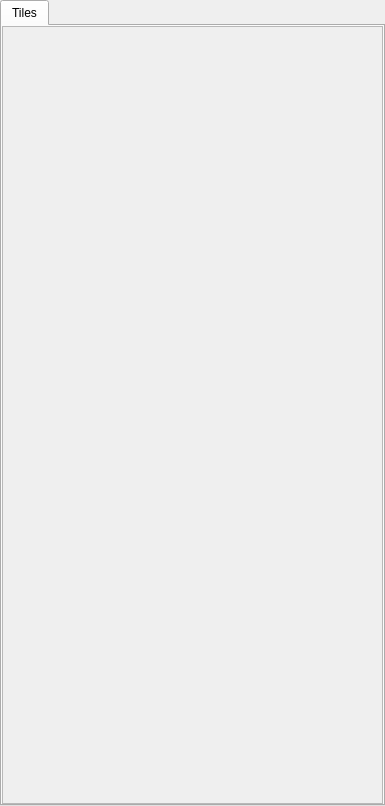
<?xml version="1.0" encoding="UTF-8"?>
<ui version="4.0">
 <class>TileSetGroup</class>
 <widget class="QWidget" name="TileSetGroup">
  <property name="geometry">
   <rect>
    <x>0</x>
    <y>0</y>
    <width>385</width>
    <height>806</height>
   </rect>
  </property>
  <property name="windowTitle">
   <string>Form</string>
  </property>
  <layout class="QGridLayout" name="gridLayout">
   <property name="margin">
    <number>0</number>
   </property>
   <property name="spacing">
    <number>0</number>
   </property>
   <item row="0" column="0">
    <widget class="QTabWidget" name="tabWidget">
     <property name="sizePolicy">
      <sizepolicy hsizetype="Expanding" vsizetype="Expanding">
       <horstretch>0</horstretch>
       <verstretch>0</verstretch>
      </sizepolicy>
     </property>
     <property name="currentIndex">
      <number>0</number>
     </property>
     <widget class="QWidget" name="tabTiles">
      <attribute name="title">
       <string>Tiles</string>
      </attribute>
      <layout class="QGridLayout" name="gridLayout_2">
       <property name="margin">
        <number>0</number>
       </property>
       <property name="spacing">
        <number>0</number>
       </property>
       <item row="0" column="0">
        <widget class="QScrollArea" name="tileScrollArea">
         <property name="widgetResizable">
          <bool>true</bool>
         </property>
         <widget class="QWidget" name="tileScrollAreaContents">
          <property name="geometry">
           <rect>
            <x>0</x>
            <y>0</y>
            <width>377</width>
            <height>778</height>
           </rect>
          </property>
         </widget>
        </widget>
       </item>
      </layout>
     </widget>
    </widget>
   </item>
  </layout>
 </widget>
 <resources/>
 <connections/>
</ui>
